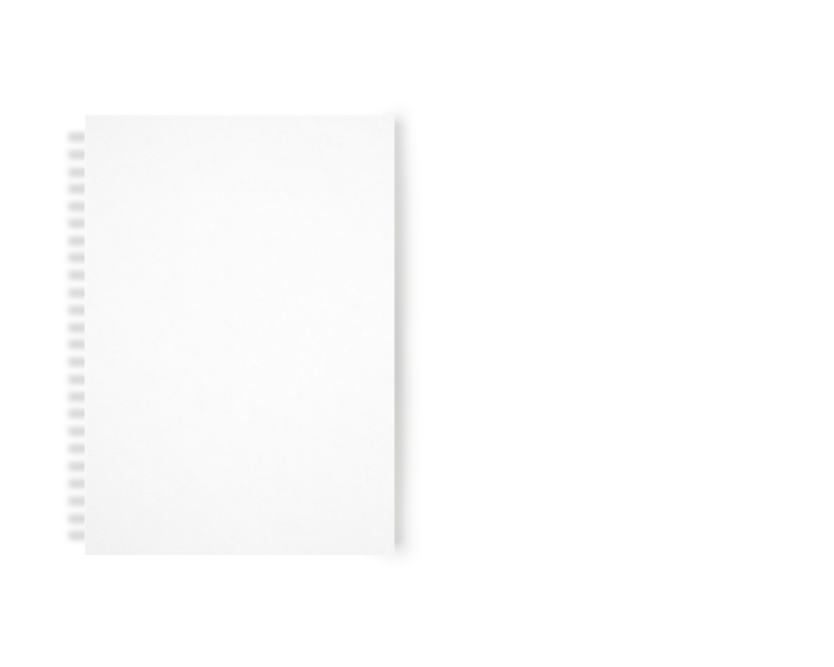
#> input picture core/mockup/bake/spring_A.png, 2500 x 2000 px (shown at 1/3 size)
$ python saddle_engine.py bake/spring_A.png out.png
#> lines starting #> are read from the running program, lines starting #| are printed output that depends on the picture; after the words box and inside, x2 and y2 are one past the last pixel; in counts of white or black regions, pixels touching at a corner belong together; pictures that were not available may be replaced by others from this repository, and a replacement may not be noted
"""헤드리스 중철(saddle) 목업 엔진 — A/B 라이트맵 방식.
Photoshop 불필요. 베이크된 A(흰 표지)/B(검은 표지) 렌더로부터
  out = B + cover*(A-B)
로 원근·조명·페이지단면을 재현한다.
"""
import os
import numpy as np
import cv2
from PIL import Image, ImageFilter

BAKE = os.path.join(os.path.dirname(__file__), "bake")

def _load_rgba(path):
    im = Image.open(path).convert("RGBA")
    return np.asarray(im, dtype=np.float32)

def _order_quad(pts):
    # pts: 4x2 → TL,TR,BR,BL
    pts = pts.reshape(4, 2).astype(np.float32)
    s = pts.sum(1); d = np.diff(pts, axis=1).ravel()
    return np.array([pts[np.argmin(s)], pts[np.argmin(d)],
                     pts[np.argmax(s)], pts[np.argmax(d)]], dtype=np.float32)

def _detect_quad(A, B):
    diff = np.abs(A[..., :3] - B[..., :3]).mean(2)
    mask = (diff > 40).astype(np.uint8) * 255
    mask = cv2.morphologyEx(mask, cv2.MORPH_CLOSE, np.ones((9, 9), np.uint8))
    cnts, _ = cv2.findContours(mask, cv2.RETR_EXTERNAL, cv2.CHAIN_APPROX_SIMPLE)
    c = max(cnts, key=cv2.contourArea)
    peri = cv2.arcLength(c, True)
    for k in (0.02, 0.03, 0.05, 0.08):
        ap = cv2.approxPolyDP(c, k * peri, True)
        if len(ap) == 4:
            return _order_quad(ap)
    # fallback: minAreaRect
    box = cv2.boxPoints(cv2.minAreaRect(c))
    return _order_quad(box)

def _prep_cover(img, target_ratio, crop=10):
    """PDF 밝은 테두리 제거 후 좌우 edge-replicate로 target_ratio(w/h)에 맞춤."""
    a = np.asarray(img.convert("RGB"))
    a = a[crop:a.shape[0]-crop, crop:a.shape[1]-crop]
    h, w = a.shape[:2]
    tw = round(h * target_ratio)
    if tw > w:
        pl = (tw - w) // 2; pr = tw - w - pl
        left = np.repeat(a[:, :1, :], pl, axis=1)
        right = np.repeat(a[:, -1:, :], pr, axis=1)
        a = np.concatenate([left, a, right], axis=1)
    elif tw < w:  # 표지가 더 넓으면 상하 패딩
        th = round(w / target_ratio); pt = (th - h) // 2; pb = th - h - pt
        top = np.repeat(a[:1, :, :], pt, axis=0); bot = np.repeat(a[-1:, :, :], pb, axis=0)
        a = np.concatenate([top, a, bot], axis=0)
    return a

def _add_shadow(rgba, opacity=0.30, dx_f=0.006, dy_f=0.020, blur_f=0.020, pad_f=0.14):
    im = Image.fromarray(rgba.astype(np.uint8), "RGBA")
    bb = im.getbbox()
    if bb: im = im.crop(bb)
    w, h = im.size
    dx, dy = int(dx_f*h), int(dy_f*h); blur = blur_f*h; m = int(pad_f*h)
    alpha = im.split()[-1]
    shmask = alpha.point(lambda a: int(a*opacity))
    shadow = Image.new("RGBA", (w+2*m, h+2*m), (0, 0, 0, 0))
    tint = Image.new("RGBA", (w, h), (18, 18, 22, 255))
    shadow.paste(tint, (m+dx, m+dy), shmask)
    shadow = shadow.filter(ImageFilter.GaussianBlur(blur))
    out = shadow.copy(); out.alpha_composite(im, (m, m))
    bb = out.getbbox()
    return out.crop(bb) if bb else out

def render_saddle(cover_img, template="saddle04", long_edge=1500, shadow=True):
    A = _load_rgba(os.path.join(BAKE, f"{template}_A.png"))
    B = _load_rgba(os.path.join(BAKE, f"{template}_B.png"))
    H, W = A.shape[:2]
    quad = _detect_quad(A, B)
    # 쿼드 비율(앞표지 면 종횡비) 추정 → 표지를 그 비율로 패딩
    tl, tr, br, bl = quad
    wq = (np.linalg.norm(tr-tl) + np.linalg.norm(br-bl)) / 2
    hq = (np.linalg.norm(bl-tl) + np.linalg.norm(br-tr)) / 2
    cov = _prep_cover(cover_img, wq/hq)
    ch, cw = cov.shape[:2]
    Hm = cv2.getPerspectiveTransform(
        np.float32([[0, 0], [cw-1, 0], [cw-1, ch-1], [0, ch-1]]), quad)
    warped = cv2.warpPerspective(cov, Hm, (W, H), flags=cv2.INTER_CUBIC,
                                 borderMode=cv2.BORDER_REPLICATE).astype(np.float32)
    c01 = warped / 255.0
    out_rgb = B[..., :3] + c01 * (A[..., :3] - B[..., :3])
    out = np.dstack([np.clip(out_rgb, 0, 255), A[..., 3]])
    if shadow:
        res = _add_shadow(out)
    else:
        res = Image.fromarray(out.astype(np.uint8), "RGBA")
        bb = res.getbbox(); res = res.crop(bb) if bb else res
    s = long_edge / max(res.size)
    return res.resize((round(res.width*s), round(res.height*s)), Image.LANCZOS)

if __name__ == "__main__":
    import sys
    cov = Image.open(sys.argv[1])
#> cov is the input picture: PIL image 2500x2000 RGBA; mean R, G, B, A 66, 65.9, 65.9, 63.7
    out = render_saddle(cov)
#> call 2 of _load_rgba, with path = 'core/mockup/bake/saddle04_B.png'
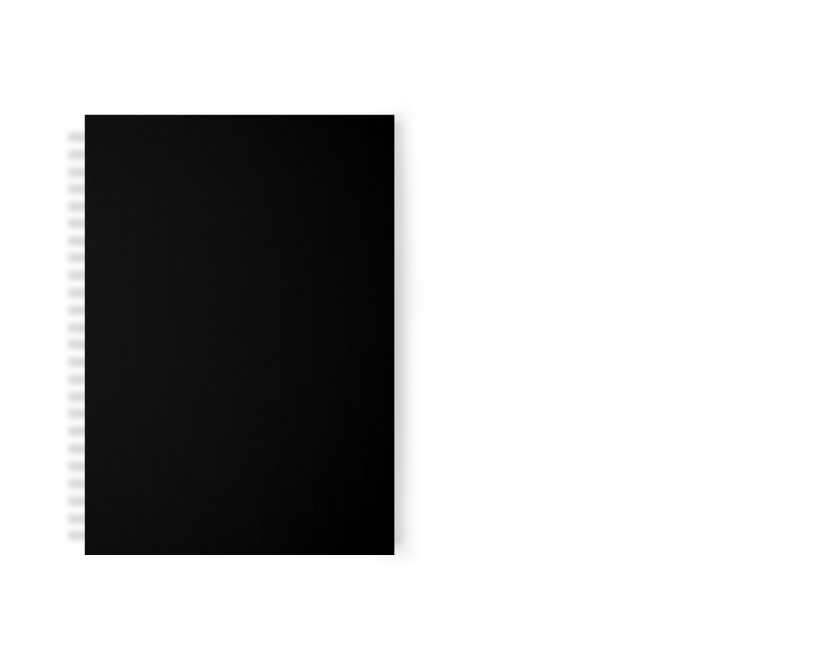
#> input picture core/mockup/bake/spring_B.png, 2500 x 2000 px, given in place of saddle04_B.png, which was not available (shown at 1/3 size)
#> in _load_rgba, im is the input picture: PIL image 2500x2000 RGBA; mean R, G, B, A 7.4, 7.4, 7.3, 63.7
#> in _detect_quad, `mask = (diff > 40).astype(np.uint8) * 255`: mask: shape (2000, 2500); 24.6% white; 26 white regions, largest, box (x1, y1, x2, y2) and area: (254, 342, 1185, 1668) 1231321, (252, 344, 253, 401) 57, (252, 1616, 253, 1665) 49
#> in _detect_quad, `mask = cv2.morphologyEx(mask, cv2.MORPH_CLOSE, np.ones((9, 9), np.uint..`:
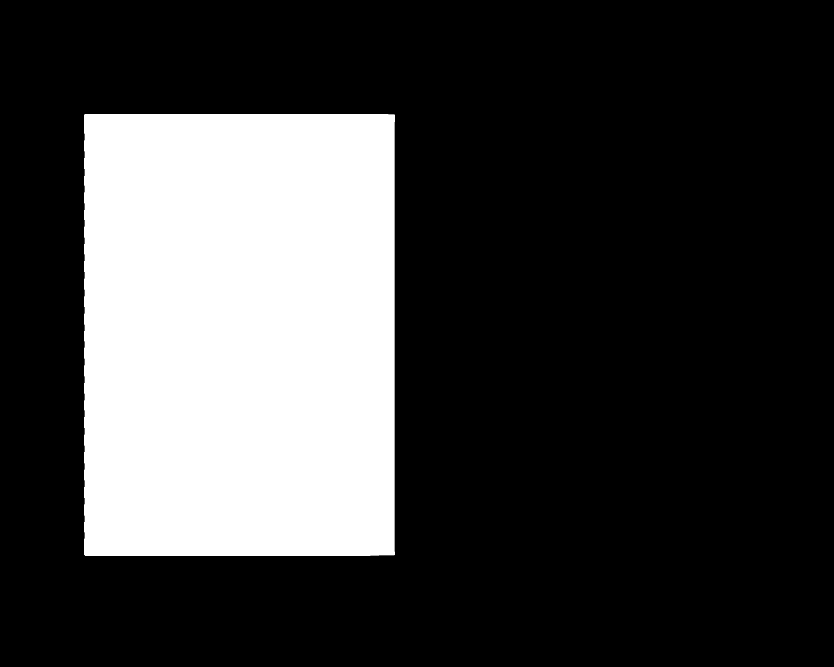
#> mask: shape (2000, 2500) (shown at 1/3 size); 24.7% white; 1 white region
#> in _detect_quad, `cnts, _ = cv2.findContours(mask, cv2.RETR_EXTERNAL, cv2.CHAIN_APPROX_S..`: cnts = 1 contour; box (x1, y1, x2, y2) and area: (252, 342, 1185, 1668) 1232487
#> in _detect_quad, `c = max(cnts, key=cv2.contourArea)`: c = contour of 168 points, box (x1, y1, x2, y2) (252, 342, 1185, 1668), area 1232487
#> in _detect_quad, `peri = cv2.arcLength(c, True)`: peri = 4578
#> the loop in _detect_quad, `for k in (0.02, 0.03, 0.05, 0.08):` made 1 pass
#> (pts in _order_quad, s in _order_quad, d in _order_quad) on pass 1: ([[254, 342], [252, 1664], [1184, 1664], [1184, 344]], [596, 1916, 2848, 1528], [88, 1412, 480, -840])
#> in render_saddle, `quad = _detect_quad(A, B)`: quad = [[254, 342], [1184, 344], [1184, 1664], [252, 1664]]
#> in render_saddle, `tl, tr, br, bl = quad`: tl = [254, 342]; tr = [1184, 344]; br = [1184, 1664]; bl = [252, 1664]
#> in render_saddle, `wq = (np.linalg.norm(tr-tl) + np.linalg.norm(br-bl)) / 2`: wq = 931
#> in render_saddle, `hq = (np.linalg.norm(bl-tl) + np.linalg.norm(br-tr)) / 2`: hq = 1321
#> in _prep_cover, `tw = round(h * target_ratio)`: tw = 1395
#> in _prep_cover, `th = round(w / target_ratio)`: th = 3519
#> in _prep_cover, `pt = (th - h) // 2`: pt = 769
#> in _prep_cover, `pb = th - h - pt`: pb = 770
#> in _prep_cover, `top = np.repeat(a[:1, :, :], pt, axis=0)`: top: shape (769, 2480, 3); every value is 0
#> in _prep_cover, `bot = np.repeat(a[-1:, :, :], pb, axis=0)`: bot: shape (770, 2480, 3); every value is 0
#> in _prep_cover, `a = np.concatenate([top, a, bot], axis=0)`:
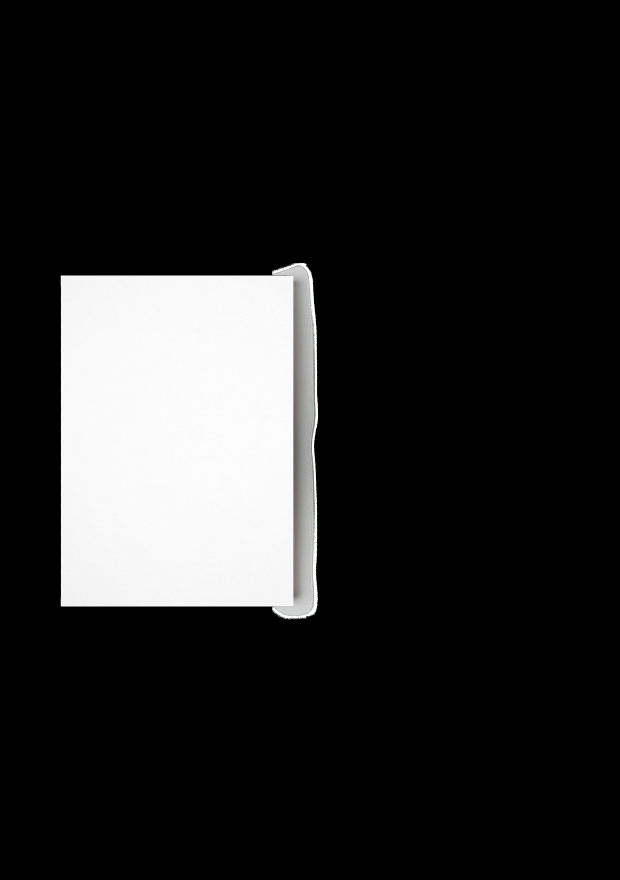
#> a: shape (3519, 2480, 3) (shown at 1/4 size); mean R, G, B 37.8, 37.8, 37.7
#> in render_saddle, `Hm = cv2.getPerspectiveTransform( np.float32([[0, 0], [cw-1, 0], [cw-1..`: Hm = [[0.376, -0.000722, 254], [0.00102, 0.375, 342], [6.11e-07, -6.1e-07, 1]]
#> in _add_shadow, `bb = im.getbbox()`: bb = (187, 293, 1282, 1721)
#> in _add_shadow, `alpha = im.split()[-1]`:
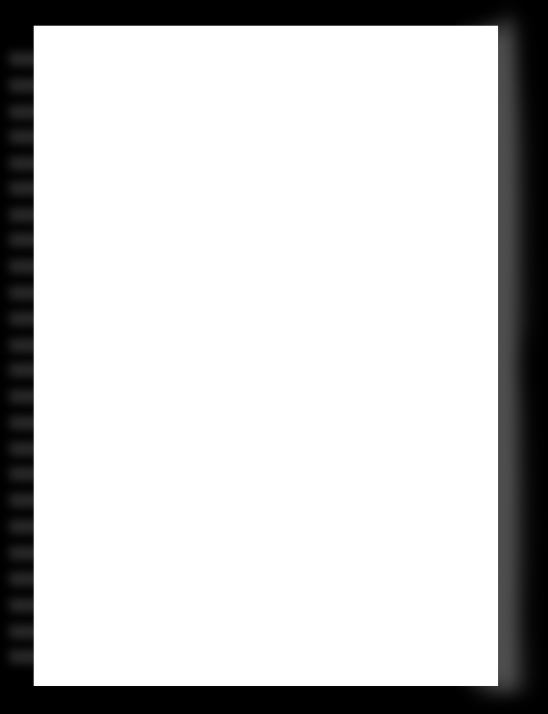
#> alpha: PIL image 1095x1428 L (shown at 1/2 size); min 0, max 255, mean 203.8
#> in _add_shadow, `shmask = alpha.point(lambda a: int(a*opacity))`:
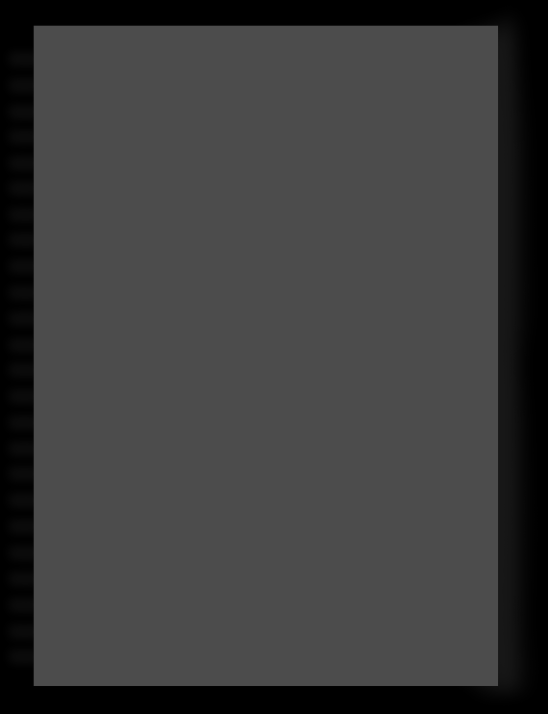
#> shmask: PIL image 1095x1428 L (shown at 1/2 size); min 0, max 76, mean 60.7
#> in _add_shadow, `shadow = Image.new("RGBA", (w+2*m, h+2*m), (0, 0, 0, 0))`: shadow: PIL image 1493x1826 RGBA; every value is 0
#> in _add_shadow, `out.alpha_composite(im, (m, m))`:
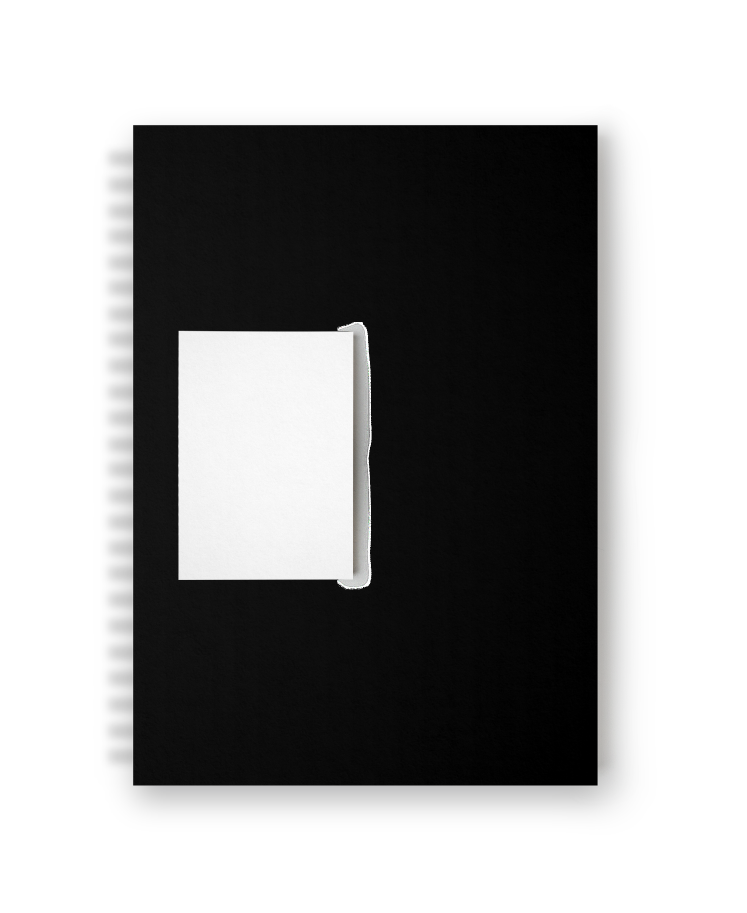
#> out: PIL image 1493x1826 RGBA (shown at 1/2 size); mean R, G, B, A 25.5, 25.4, 25.4, 118.8; transparent parts drawn white
#> in _add_shadow, `bb = out.getbbox()`: bb = (185, 199, 1314, 1671)
#> in _add_shadow, `return out.crop(bb) if bb else out`:
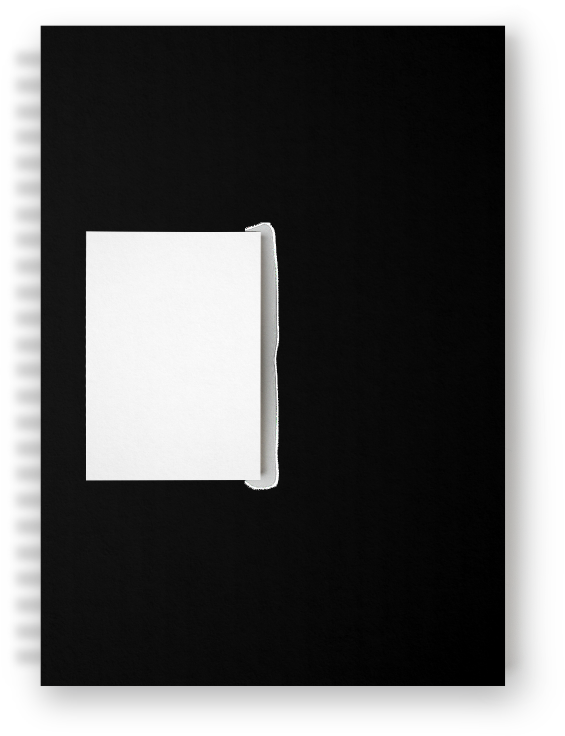
#> returned value: PIL image 1129x1472 RGBA (shown at 1/2 size); mean R, G, B, A 41.8, 41.7, 41.6, 195; transparent parts drawn white
    out.save(sys.argv[2])
    print("saved", sys.argv[2], out.size)
#| saved out.png (1150, 1500)
